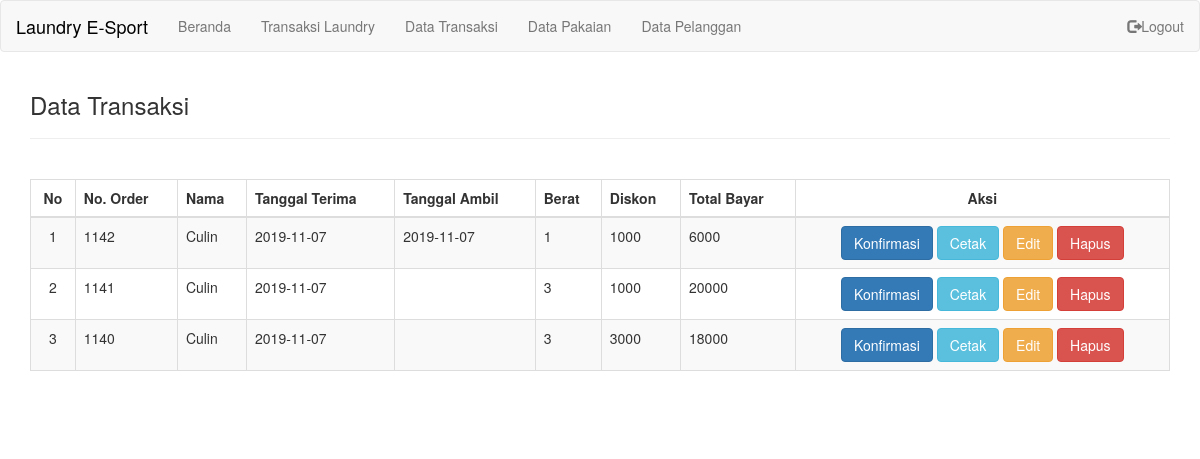
The page /transaksi.php (signed in) on the database its author committed.
### tables this page shows
CREATE TABLE `transaksi` (
  `No_Order` char(4) NOT NULL,
  `No_Identitas` char(8) NOT NULL,
  `Tgl_Terima` date DEFAULT NULL,
  `Tgl_Ambil` date DEFAULT NULL,
  `total_berat` float NOT NULL,
  `diskon` float NOT NULL,
  `Total_Bayar` int(6) DEFAULT NULL,
  `admin_id` int(8) NOT NULL DEFAULT 1
);

CREATE TABLE `pelanggan` (
  `No_Identitas` char(8) NOT NULL,
  `Nama` varchar(30) NOT NULL,
  `Alamat` varchar(30) DEFAULT NULL,
  `No_Hp` varchar(15) NOT NULL
);

### transaksi.php (the view, shortened to what this page needs)
<?php
if(isset($_SESSION['id'])){
?>
<!DOCTYPE html>
<html>
  <head>
    <?php
      include "include/header.php";
    ?>
  </head>
  <body>
    <nav class="navbar navbar-default" >
      <div class="container-fluid">
        <div class="navbar-header">
      <a class="navbar-brand" href="#" style="color:black;">Laundry E-Sport</a>
    </div>
    <ul class="nav navbar-nav">
      <?php
        include "include/list.php"
      ?>
    </ul>
    <ul class="nav navbar-nav navbar-right">
      <li><a href="logout.php"><span class="glyphicon glyphicon-log-out"></span>Logout</a></li>
    </ul>
  </div>
</nav>
<div class="container">
  <h3>Data Transaksi</h3>
  <hr>
  <br>
  <div class="table-responsive">
  <table id="table" class="table table-striped table-bordered" >
    <thead>
      <tr>
        <th style="text-align: center;">No</th>
        <th>No. Order</th>
        <th>Nama</th>
        <th>Tanggal Terima</th>
        <th>Tanggal Ambil</th>
        <th>Berat</th>
        <th>Diskon</th>
        <th>Total Bayar</th>
        <th style="text-align: center;" >Aksi</th>
      </tr>
    </thead>
    <tbody>
      <?php
        include "./include/koneksi.php";
        $i = 0 + 1;
        $sql = mysqli_query($conn, "SELECT transaksi.*, pelanggan.Nama FROM transaksi join pelanggan where transaksi.No_Identitas = pelanggan.No_Identitas  ORDER BY `No_Order` DESC");
        while ($hasil = mysqli_fetch_array($sql)) {
     ?>
  <tr>
      <td style="text-align: center;"><?php echo $i; ?></td>
      <td><?php echo $hasil['No_Order']; ?></td>
      <td><?php echo $hasil['Nama']; ?></td>
      <td><?php echo $hasil['Tgl_Terima']; ?></td>
      <td><?php echo $hasil['Tgl_Ambil']; ?></td>
      <td><?php echo $hasil['total_berat']; ?></td>
      <td><?php echo $hasil['diskon']; ?></td>
      <td><?php echo $hasil['Total_Bayar']; ?></td>
      <td style="text-align: center;">
      <?php if ($hasil['Tgl_Ambil'] == ""){
        ?>
          <a href="proses-Konfirmasi.php?No_Order=<?php echo $hasil['No_Order']; ?>" class="btn btn-primary">Konfirmasi</a>
      <?php
    }else{
        ?>
      <a href="#" class="btn btn-primary">Konfirmasi</a>
        <?php
            }
         ?>
      <a href="download-laporan.php?cetak=<?php echo $hasil['No_Order']; ?>" class="btn btn-info">Cetak</a>
      <a href="editdatatransaksi.php?edit=<?php echo $hasil['No_Order']; ?>" class="btn btn-warning">Edit</a>
      <a href="proses-hapus-transaksi.php?hapus=<?php echo $hasil['No_Order']; ?>" class="btn btn-danger">Hapus</a></td>
  </tr>
  <?php
      $i++;
      }
    ?>
  </tbody>
  </table>
</div>
  <br>
  <br>
</div>
</body>
</html>
<?php
}else{
	header("location:login/index.php");
}

### rows shown on the page
transaksi: No_Order "1142", pelanggan.Nama "Culin", Tgl_Terima "2019-11-07", Tgl_Ambil "2019-11-07", total_berat "1", diskon "1000", Total_Bayar "6000", shows "Konfirmasi"
transaksi: No_Order "1141", pelanggan.Nama "Culin", Tgl_Terima "2019-11-07", total_berat "3", diskon "1000", Total_Bayar "20000"
transaksi: No_Order "1140", pelanggan.Nama "Culin", Tgl_Terima "2019-11-07", total_berat "3", diskon "3000", Total_Bayar "18000"
